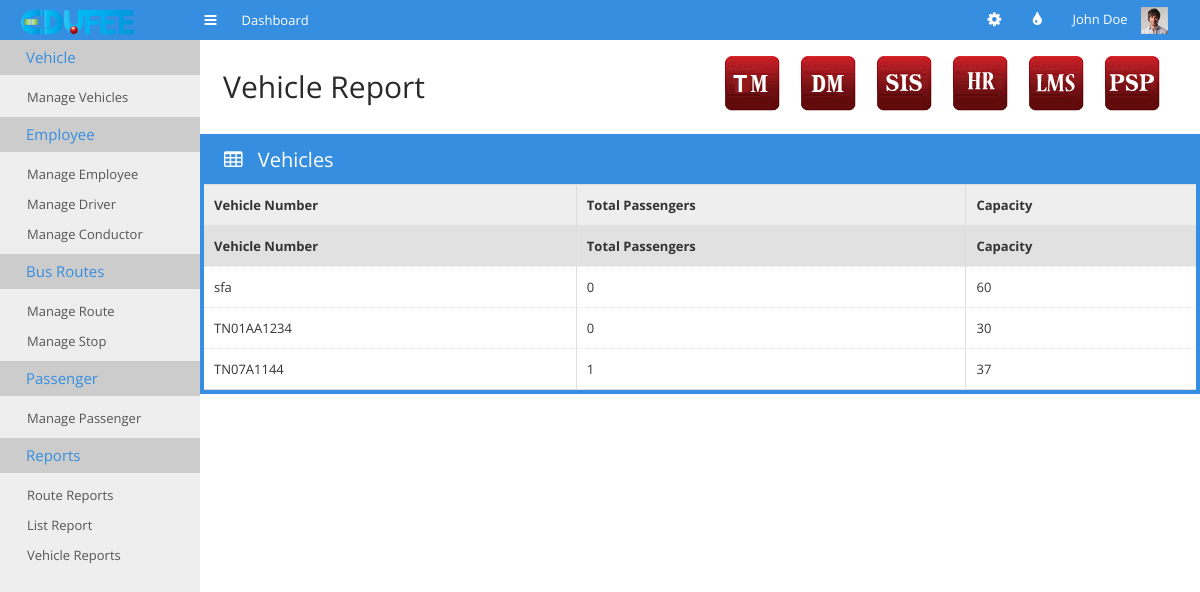
Before: /vehiclereport.php with the older database file.
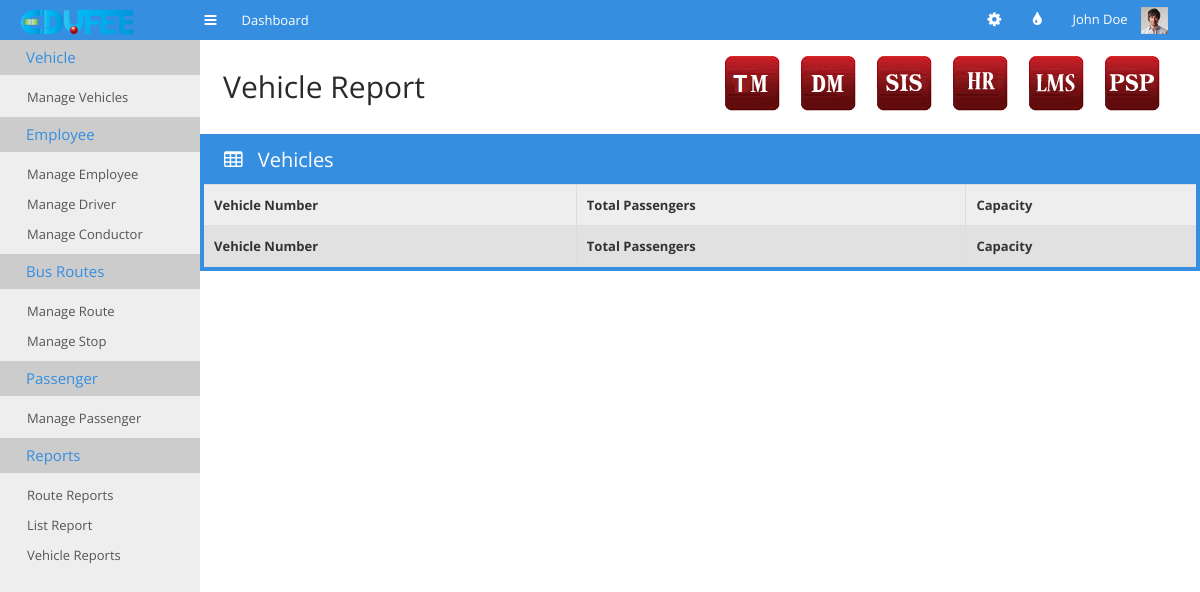
After: the same page with the newer database file.
### tables this page shows
CREATE TABLE IF NOT EXISTS `tm_vehicle_details` (
  `institute_id` int(11) NOT NULL,
  `number` varchar(20) DEFAULT NULL,
  `type` text,
  `capacity` int(11) DEFAULT NULL,
  `vehicle_condition` text,
  `vehicle_status` text,
  `route` int(11) DEFAULT NULL,
  `driver` int(11) DEFAULT NULL,
  `conductor` int(11) DEFAULT NULL
);

### vehiclereport.php (the view, shortened to what the changed rows need)
<!doctype html>
<html>
<head>
    <link rel="stylesheet" href="css/bootstrap.min.css">
    <link rel="stylesheet" href="css/bootstrap-responsive.min.css">
    <link rel="stylesheet" href="css/plugins/jquery-ui/smoothness/jquery-ui.css">
    <link rel="stylesheet" href="css/plugins/jquery-ui/smoothness/jquery.ui.theme.css">
    <link rel="stylesheet" href="css/plugins/datatable/TableTools.css">
    <link rel="stylesheet" href="css/plugins/chosen/chosen.css">
    <link rel="stylesheet" href="css/style.css">
    <link rel="stylesheet" href="css/themes.css">
</head>
<body>
<div class="container-fluid" id="content">
    <div id="main">
        <div class="container-fluid">
            <div class="page-header">
                <div class="pull-left">
                    <h1>Vehicle Report</h1>
                </div>
            </div>
        </div>
        <div class="row-fluid">
            <div class="span12">
                <div class="box box-bordered box-color">
                    <div class="box-content nopadding">
                        <table class="table table-hover table-nomargin table-bordered dataTable-columnfilter dataTable">
                            <thead>
                            <tr>
                                <th>Vehicle Number</th>
                                <th>Total Passengers</th>
                                <th class='hidden-350'>Capacity</th>
                            </tr>
                            <tr class='thefilter'>
                                <th>Vehicle Number</th>
                                <th>Total Passengers</th>
                                <th class='hidden-350'>Capacity</th>
                            </tr>
                            </thead>
                            <tbody>
                            <?php
                            require_once "datas.php";
                            $dbconnection = connectSQL($dbdetails);
                            if(mysqli_connect_errno())
                            {
                                echo "db_connection_fail";
                            }
                            else
                            {
                                $sql="select * from tm_vehicle_details";
                                $result=mysqli_query($dbconnection,$sql);
                                while($row=mysqli_fetch_array($result))
                                {
                                    $sql1="select * from tm_passengers where route=".$row['route']."";
                                    $res = $dbconnection->query($sql1);
                                    $capa = $res->num_rows;
                                    echo '<tr><td>'.$row['number'].'</td><td>'.$capa.'</td><td class="hidden-350">'
                                        .$row['capacity'].'</td></tr>';
                                }
                            }
                            ?>
                            </tbody>
                        </table>
                    </div>
                </div>
            </div>
        </div>
    </div>
</div>
</body>
</html>

Changed rows visible on the page:
removed tm_vehicle_details: number "sfa", capa "0", capacity "60"
removed tm_vehicle_details: number "TN01AA1234", capa "0", capacity "30"
removed tm_vehicle_details: number "TN07A1144", capa "1", capacity "37"
